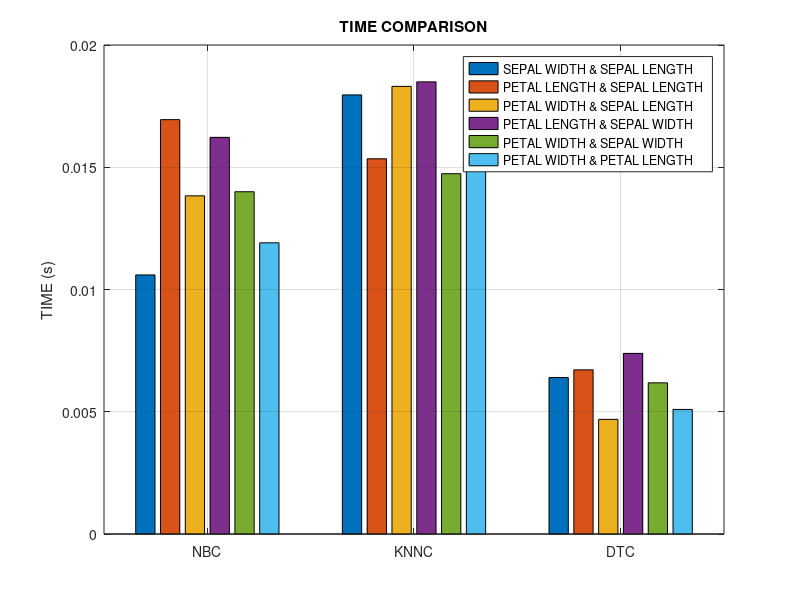
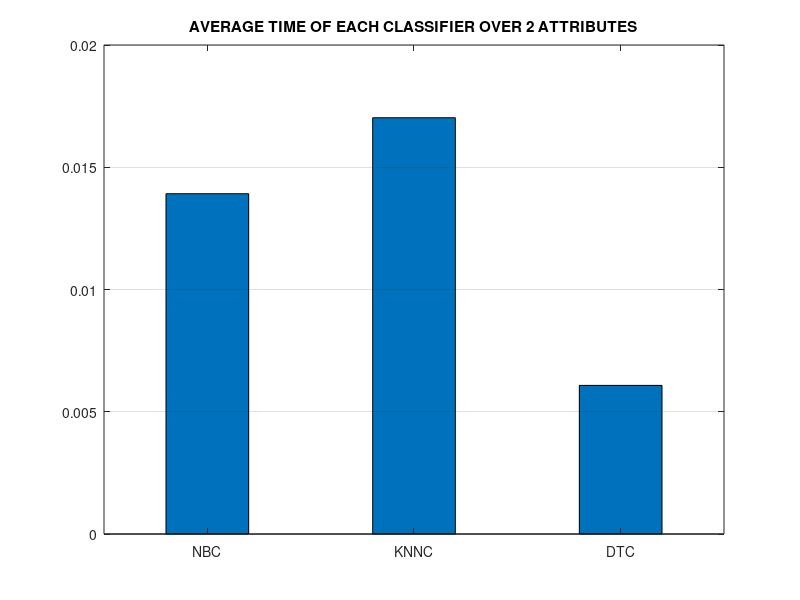

Reproduce these figures in MATLAB, in order.
nbtime2=[0.010596,0.016948,0.013831,0.016223,0.013999,0.01191];
knntime2=[0.017959,0.015347,0.018308,0.018493,0.014737,0.01731];
dttime2=[0.0064,0.006715,0.004689,0.007387,0.006183,0.005095];
figure('Name','TIME COMPARISON');
bar([nbtime2;knntime2;dttime2]);
grid on;
legend('SEPAL WIDTH & SEPAL LENGTH','PETAL LENGTH & SEPAL LENGTH','PETAL WIDTH & SEPAL LENGTH','PETAL LENGTH & SEPAL WIDTH','PETAL WIDTH & SEPAL WIDTH','PETAL WIDTH & PETAL LENGTH','location','best');
ylabel 'TIME (s)';
title('TIME COMPARISON');
set(gca,'XTickLabel',{'NBC','KNNC','DTC'},'YGrid','on');
figure('Name','TIME COMPARISON');
nbavg=mean(nbtime2);
knnavg=mean(knntime2);
dtavg=mean(dttime2);
bar([nbavg knnavg dtavg],0.4);
set(gca,'XTickLabel',{'NBC','KNNC','DTC'},'YGrid','on');
title('AVERAGE TIME OF EACH CLASSIFIER OVER 2 ATTRIBUTES');
